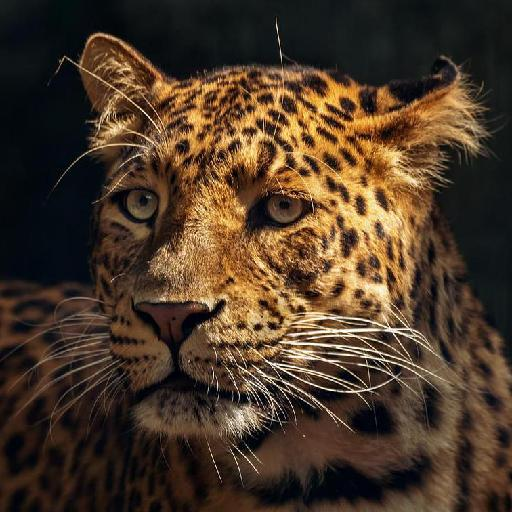
#> input picture src/7.jpg, 512 x 512 px
$ python ref.py
#> lines starting #> are read from the running program, lines starting #| are printed output that depends on the picture
#> further down, query_image is the input picture: shape (512, 512, 3); mean B, G, R 39.8, 56.5, 75
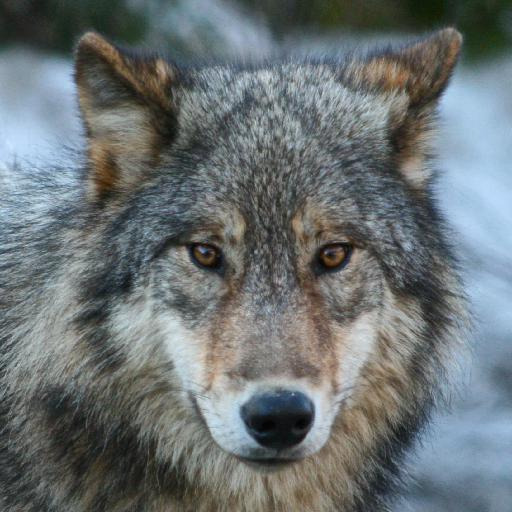
#> input picture src/2.jpg, 512 x 512 px, found by its file name
import cv2
import numpy as np
import time
import glob

def calculate_histogram(image):
    hsv_image = cv2.cvtColor(image, cv2.COLOR_BGR2HSV)
#> hsv_image: shape (512, 512, 3); mean H, S, V 42, 127.6, 77.2
    h, s, v = cv2.split(hsv_image)
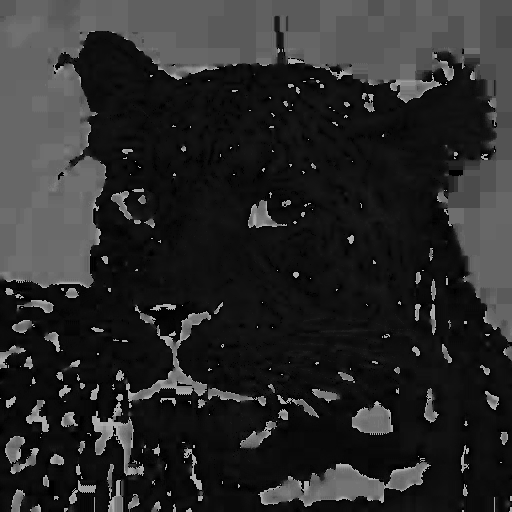
#> h: shape (512, 512); min 0, max 179, mean 42
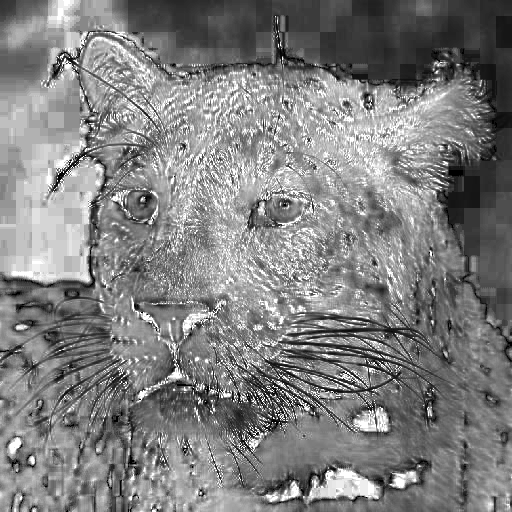
#> s: shape (512, 512); min 0, max 255, mean 127.6
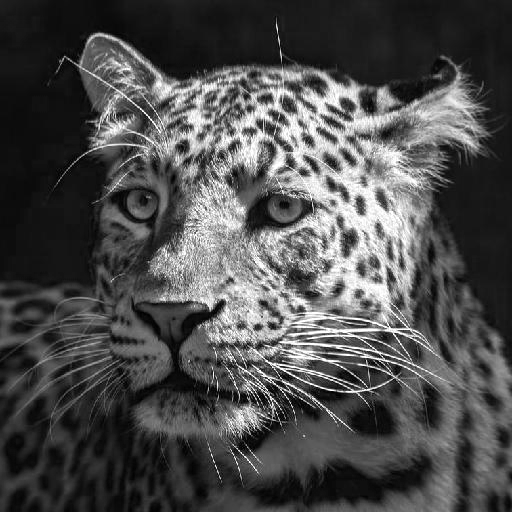
#> v: shape (512, 512); min 0, max 255, mean 77.2
    h_hist = np.histogram(h, bins=7, range=(0, 7))[0]
#> h_hist = [4002, 404, 983, 1541, 842, 5761, 5929]
    s_hist = np.histogram(s, bins=3, range=(0, 1))[0]
#> s_hist = [803, 0, 0]
    v_hist = np.histogram(v, bins=3, range=(0, 1))[0]
#> v_hist = [25, 0, 83]
    return np.concatenate((h_hist, s_hist, v_hist))

def cosine_similarity(vector1, vector2):
    dot_product = np.dot(vector1, vector2)
    norm_vector1 = np.linalg.norm(vector1)
    norm_vector2 = np.linalg.norm(vector2)
    return dot_product / (norm_vector1 * norm_vector2)

def color_based_image_retrieval(query_image, database_images):
    query_histogram = calculate_histogram(query_image)
#> query_histogram = [4002, 404, 983, 1541, 842, 5761, 5929, 803, 0, 0, 25, 0, 83]

    matches = []
    for image in database_images:
        db_histogram = calculate_histogram(image)
        similarity = cosine_similarity(query_histogram, db_histogram)
        #if similarity >= 0.6:  # Threshold
        matches.append((image, similarity))
#> this loop made 1 pass
#> (db_histogram, dot_product in cosine_similarity, norm_vector1 in cosine_similarity, norm_vector2 in cosine_similarity, similarity) on pass 1: ([2303, 2, 33, 150, 7, 589, 1007, 1996, 0, 0, 0, 0, 0], 20453417, 9445.8, 3266.9, 0.663)
#> pass 1, in calculate_histogram (call 2), `h, s, v = cv2.split(hsv_image)`:
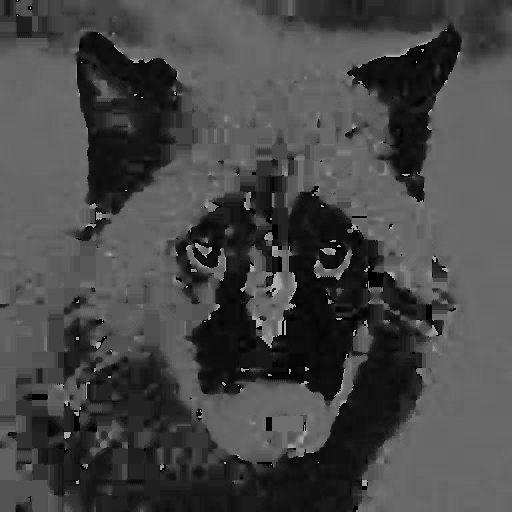
#> h: shape (512, 512); min 0, max 178, mean 70.9
#> pass 1, in calculate_histogram (call 2), `h, s, v = cv2.split(hsv_image)`:
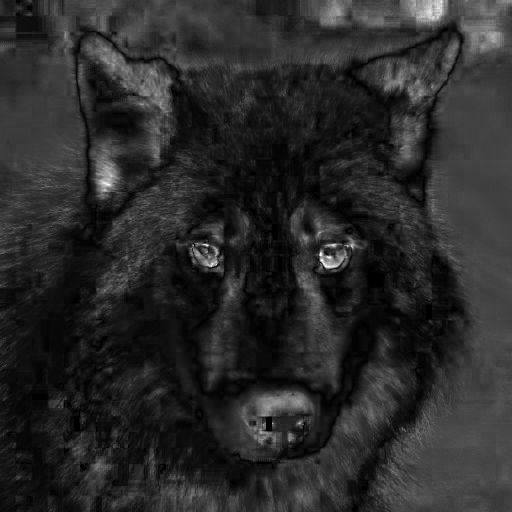
#> s: shape (512, 512); min 0, max 255, mean 42.2
#> pass 1, in calculate_histogram (call 2), `h, s, v = cv2.split(hsv_image)`:
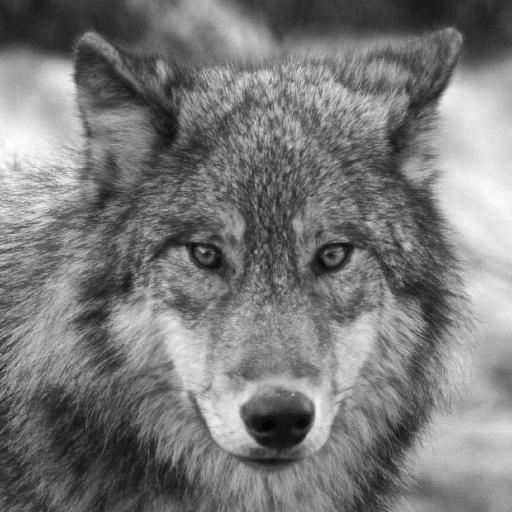
#> v: shape (512, 512); min 4, max 255, mean 121.8
#> after the loop, matches = 1 item

    matches.sort(key=lambda x: x[1], reverse=True)
    return matches

if __name__ == "__main__":
    query_image = cv2.imread("7.jpg")
    database_images = [cv2.imread("./static/datasets/2.jpg")]

    start_time = time.time()
    result = color_based_image_retrieval(query_image, database_images)
#> result = 1 item
    end_time = time.time()
    duration = end_time - start_time
    print(f"Time taken: {duration} seconds")

    cv2.imshow("Query Image", query_image)
    for i, (image, similarity) in enumerate(result):
        cv2.imshow(f"Match {i + 1} - Similarity: {similarity:.2f}", image)
#> this loop made 1 pass
#> similarity on pass 1: 0.663

    cv2.waitKey(0)
    cv2.destroyAllWindows()
